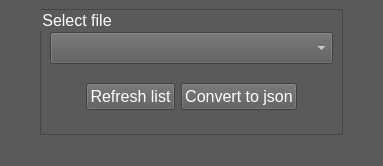
<?xml version="1.0" encoding="UTF-8"?>
<ui version="4.0">
 <class>MainWindow</class>
 <widget class="QMainWindow" name="MainWindow">
  <property name="geometry">
   <rect>
    <x>0</x>
    <y>0</y>
    <width>383</width>
    <height>166</height>
   </rect>
  </property>
  <property name="cursor">
   <cursorShape>ArrowCursor</cursorShape>
  </property>
  <property name="windowTitle">
   <string>Txt to json</string>
  </property>
  <property name="styleSheet">
   <string notr="true">*:disabled {
	background-color:rgb(30, 30, 30);	
	color: rgb(127, 127, 127);
}
*{
	background-color: rgb(90, 90, 90);
	color: white;
}
QLabel:disabled {
	background-color: rgb(90, 90, 90);
}
QGroupBox{
	border: 1px solid rgb(70, 70, 70);
	margin-top: 1em;
	color: rgb(255, 255, 255);
}
QGroupBox:disabled {
	background-color: rgb(90, 90, 90);
}
QGroupBox::title {
	background-color: rgb(90, 90, 90);
    	top: -0.8em;
    	left: 1em;
}
QMenu::item{
	background-color: rgb(90, 90, 90);
	color: white;
}

QMenuBar::item:selected{
	color: cyan;
}
QMenu::item:selected {
	color: cyan;
}</string>
  </property>
  <widget class="QWidget" name="centralwidget">
   <layout class="QVBoxLayout" name="verticalLayout">
    <item>
     <layout class="QHBoxLayout" name="horizontalLayout_8">
      <item>
       <spacer name="horizontalSpacer_5">
        <property name="orientation">
         <enum>Qt::Horizontal</enum>
        </property>
        <property name="sizeHint" stdset="0">
         <size>
          <width>40</width>
          <height>20</height>
         </size>
        </property>
       </spacer>
      </item>
      <item>
       <widget class="QGroupBox" name="groupBox_4">
        <property name="font">
         <font>
          <pointsize>12</pointsize>
         </font>
        </property>
        <property name="title">
         <string>Select file</string>
        </property>
        <layout class="QVBoxLayout" name="verticalLayout_3">
         <item>
          <layout class="QHBoxLayout" name="horizontalLayout_7">
           <item>
            <widget class="QComboBox" name="comboBox">
             <property name="font">
              <font>
               <pointsize>15</pointsize>
              </font>
             </property>
            </widget>
           </item>
          </layout>
         </item>
         <item>
          <layout class="QHBoxLayout" name="horizontalLayout_6">
           <item>
            <spacer name="horizontalSpacer">
             <property name="orientation">
              <enum>Qt::Horizontal</enum>
             </property>
             <property name="sizeHint" stdset="0">
              <size>
               <width>40</width>
               <height>20</height>
              </size>
             </property>
            </spacer>
           </item>
           <item>
            <widget class="QPushButton" name="btnRefresh">
             <property name="font">
              <font>
               <pointsize>12</pointsize>
              </font>
             </property>
             <property name="text">
              <string>Refresh list</string>
             </property>
            </widget>
           </item>
           <item>
            <widget class="QPushButton" name="btnConvert">
             <property name="font">
              <font>
               <pointsize>12</pointsize>
              </font>
             </property>
             <property name="text">
              <string>Convert to json</string>
             </property>
            </widget>
           </item>
           <item>
            <spacer name="horizontalSpacer_2">
             <property name="orientation">
              <enum>Qt::Horizontal</enum>
             </property>
             <property name="sizeHint" stdset="0">
              <size>
               <width>40</width>
               <height>20</height>
              </size>
             </property>
            </spacer>
           </item>
          </layout>
         </item>
        </layout>
       </widget>
      </item>
      <item>
       <spacer name="horizontalSpacer_6">
        <property name="orientation">
         <enum>Qt::Horizontal</enum>
        </property>
        <property name="sizeHint" stdset="0">
         <size>
          <width>40</width>
          <height>20</height>
         </size>
        </property>
       </spacer>
      </item>
     </layout>
    </item>
   </layout>
  </widget>
  <widget class="QStatusBar" name="statusbar"/>
  <action name="actionTxt_to_json">
   <property name="text">
    <string>Txt to json</string>
   </property>
  </action>
  <action name="actionJson_to_txt">
   <property name="text">
    <string>Json to txt</string>
   </property>
  </action>
  <action name="actionMake_F_le">
   <property name="text">
    <string>Make Fİle</string>
   </property>
  </action>
  <action name="actionDisplay_online_documentation">
   <property name="text">
    <string>Online documentation</string>
   </property>
  </action>
  <action name="actionOffline_help">
   <property name="text">
    <string>Offline help</string>
   </property>
  </action>
 </widget>
 <resources/>
 <connections/>
</ui>
